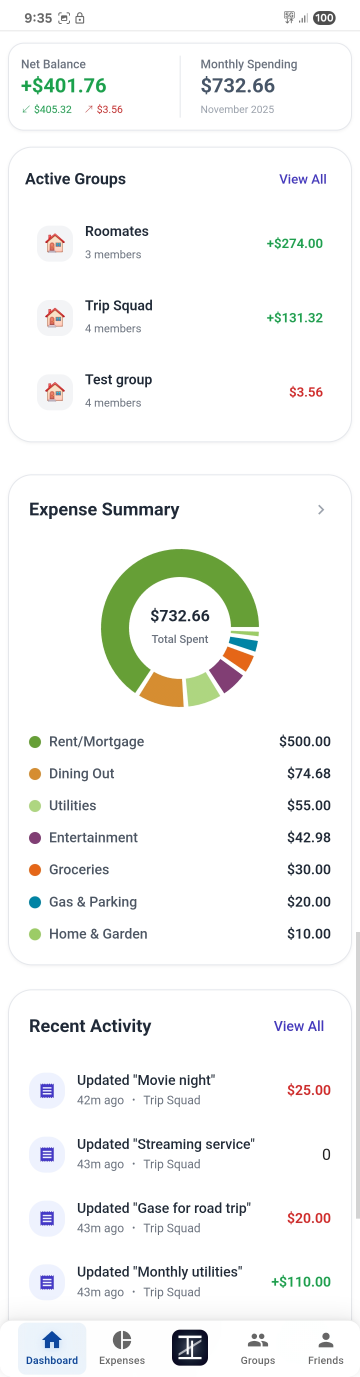
#> input picture assets/images/dashboard-preview.jpg, 1080 x 4130 px, found by its file name (shown at 1/3 size)
$ python optimize_images.py
#> lines starting #> are read from the running program, lines starting #| are printed output that depends on the picture

import os
from PIL import Image

def optimize_image(input_path, output_path=None, max_width=None, format='WEBP', quality=85):
    """
    Optimizes an image by resizing and converting formatting.
    """
#> called with max_width = 600, format = 'WEBP', quality = 85
    try:
        if not os.path.exists(input_path):
            print(f"Error: File not found: {input_path}")
            return

        with Image.open(input_path) as img:
            # Resize if max_width is specified and image is larger
#> img is the input picture: PIL image 1080x4130 RGB; mean R, G, B 244.4, 245.5, 244.1
            if max_width and img.width > max_width:
                ratio = max_width / img.width
#> ratio = 0.556
                new_height = int(img.height * ratio)
#> new_height = 2294
                img = img.resize((max_width, new_height), Image.Resampling.LANCZOS)
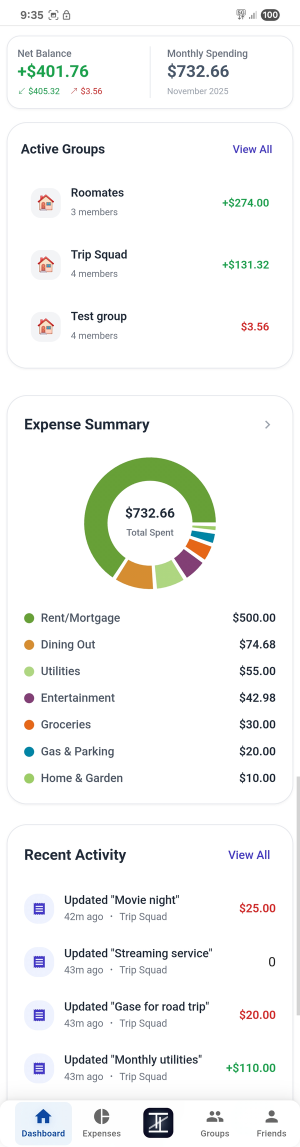
#> img: PIL image 600x2294 RGB (shown at 1/2 size); mean R, G, B 244.3, 245.3, 243.9
                print(f"Resized {input_path} to {max_width}x{new_height}")
#| Resized c:\Users\naman\Desktop\Projects\TrezzitFrontend\trezzit-landing-page\public\assets/images/dashboard-preview.jpg to 600x2294

            # Save
            if output_path is None:
                base, _ = os.path.splitext(input_path)
                output_path = f"{base}.{format.lower()}"

            # Create directory if it doesn't exist
            os.makedirs(os.path.dirname(output_path), exist_ok=True)

            img.save(output_path, format=format, quality=quality)
            print(f"Saved optimized image to {output_path}")

    except Exception as e:
        print(f"Failed to optimize {input_path}: {e}")

if __name__ == "__main__":
    # Define images to process
    base_dir = r"c:\Users\naman\Desktop\Projects\TrezzitFrontend\trezzit-landing-page\public\assets"

    images_to_process = [
        {
            "path": os.path.join(base_dir, "images", "dashboard-preview.jpg"),
            "max_width": 600,
            "format": "WEBP"
        },
        {
            "path": os.path.join(base_dir, "icons", "trezzit-icon-square.png"),
            "max_width": 240,
            "format": "WEBP"
        }
    ]

    for img_info in images_to_process:
        optimize_image(img_info["path"], max_width=img_info.get("max_width"), format=img_info.get("format"))
